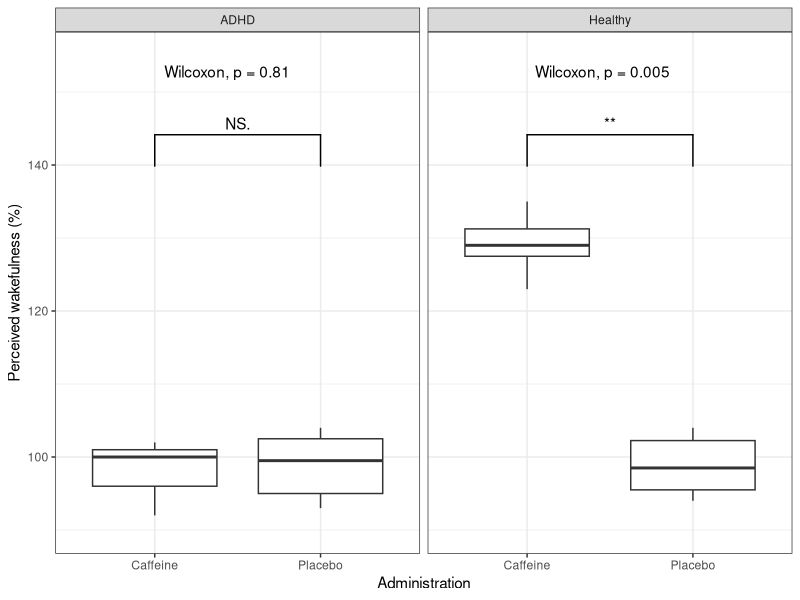

This chart was generated by the following R code:
## ---- chunk 1
#| echo: false
#| warning: false
#| label: fig-plot
#| fig-cap: "Caffeine's impact on wakefulness in ADHD patients vs. healthy individuals"

library("tidyverse")
library("dplyr")
library("ggsignif")
library("ggpubr")

set1 <- read.csv("data/set1.csv")

ggplot(data = set1, aes(x = Group, y = Wakefulness)) +
  geom_boxplot() +
  facet_wrap(~Status) +
  geom_signif(comparisons = list(c("Placebo", "Caffeine")), map_signif_level = TRUE, tip_length = 0.1, y_position = 142) +
  stat_compare_means(label.x = 1.21, label.y = 152) +
  ylim(90, 155) +
  labs(x = "Administration", y = "Perceived wakefulness (%)") + 
  theme_bw()
